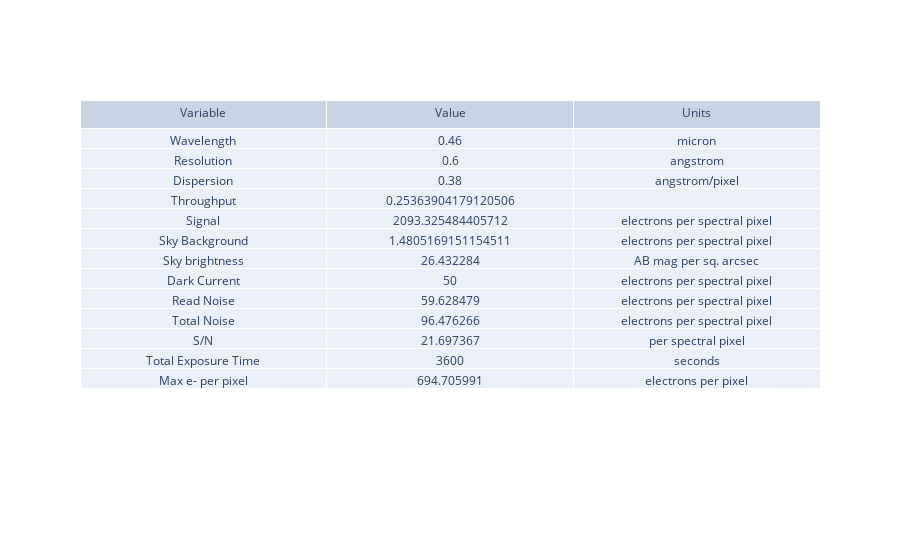

Notebook source saved alongside this figure:
### Markdown cell above
## Use CTRL + / to comment/uncomment blocks of code

### Code cell
# test out the function: test inputs come from example.py and 

# userinput = {"telescope": "ATLAS_PROBE",  #choices are "SOAR", "Gemini", "ATLAS_PROBE" 
#              "instrument": "ATLAS",#choices are "SAMOS", "SCORPIO", ,GMOX", ATLAS"
#             "band": "atlas_IR",      #other choices are 
#                                   # SAMOS: "LowRed", "LowBlue", "HighRed", "HighBlue"
#                                   # SCORPIO: "g", "r", "i", "z", "Y", "J", "H", "K"
#                                   # GMOX: "Blue", "Red", "J", "H", "K"
#                                   # ATLAS: "atlas_IR"
#             "ADC_is_in": False,    # SCORPIO only, either True of False
#             "time":3600,          #exposure time (s)
#             "slit_width":0.75,    #(arcsec) - Other choices are 
#                                   # SAMOS: 0.167, 0.333, 0.500, 0.667, 0.833, 1.000
#                                   # SCORPIO: 0.36, 0.54, 0.72, 1.08, 1.44, 2.16, 4.32
#                                   # GMOX: 0.083, 0.167, 0.250, 0.333, 0.417, 0.500, 0.583, 0.667, 0.750, 0.833, 0.917, 1.00 
#                                   # ATLAS: 0.75             
#             "Nreads":16,           # for IRs, RON goes with SQRT(Nreads), so this is the Nr of Fowler pairs
#                                   # for CCDs  (all VIS channels) use Nreads = 1 
#             "Detector": "IR_SCA", # either IR_SCA or CCD - will be checked later
#             "theta":0.7,          # extension of the source in the cross dispersion direction (arcsec) 
#             "nExp":6,             # Nr of frames; increases RON, helps saturation, always dither=2 if >0
#             "lineF":-99,          #use -99 for a dummy value
#             "lineW":-99,          #use -99 for a dummy value
#             "FWHM":200,           #Width of the line as emitted by the source, in km/s 
#             "z":0,
#             "specFile":"./templates/Galaxy_Kmag_19_Haflux_5e-17_ebmv_0_z_2_highResSpec_obs_redshift.txt", 
#             "mag":19,
#             "NormalizeUserSpec":True,
#             "InputInAngstroms":True,
#             "SN":-99,             # = -99 to calculate; othersise set "SN"  > 0 to extract time needed to reach the given SNR
#             }

# userinput = {"telescope": "SOAR",  #choices are "SOAR", "Gemini", "ATLAS_PROBE" 
#              "instrument": "SAMOS",#choices are "SAMOS", "SCORPIO", ,GMOX", ATLAS"
#             "band": "LowRed",      #other choices are 
#                                   # SAMOS: "LowRed", "LowBlue", "HighRed", "HighBlue"
#                                   # SCORPIO: "g", "r", "i", "z", "Y", "J", "H", "K"
#                                   # GMOX: "Blue", "Red", "J", "H", "K"
#                                   # ATLAS: "atlas_IR"
#             "ADC_is_in": False,    # SCORPIO only, either True of False
#             "time":3600,          #exposure time (s)
#             "slit_width":0.333,    #(arcsec) - Other choices are 
#                                   # SAMOS: 0.167, 0.333, 0.500, 0.667, 0.833, 1.000
#                                   # SCORPIO: 0.36, 0.54, 0.72, 1.08, 1.44, 2.16, 4.32
#                                   # GMOX: 0.083, 0.167, 0.250, 0.333, 0.417, 0.500, 0.583, 0.667, 0.750, 0.833, 0.917, 1.00 
#                                   # ATLAS: 0.75             
#             "Detector": "CCD",    # either IR_SCA or CCD - will be checked later
#             "Nreads":1,           # for IRs, RON goes with SQRT(Nreads), so this is the Nr of Fowler pairs
#                                   # for CCDs  (all VIS channels) use Nreads = 1 
#             "theta":0.5,          # extension of the source in the cross dispersion direction (arcsec) 
#             "nExp":3,             # Nr of frames; increases RON, helps saturation, always dither=2 if >0
#             "lineF":-99,          #use -99 for a dummy value
#             "lineW":-99,          #use -99 for a dummy value
#             "FWHM":200,           #Width of the line as emitted by the source, in km/s 
#             "z":0,
#             "specFile":"./templates/Galaxy_Kmag_19_Haflux_5e-17_ebmv_0_z_2_highResSpec_obs_redshift.txt", 
#             "mag":20,
#             "NormalizeUserSpec":True,
#             "InputInAngstroms":True,
#             "SN":-99,             # = -99 to calculate; othersise set "SN"  > 0 to extract time needed to reach the given SNR
#             }



userinput = {"telescope": "Gemini",  #choices are "SOAR", "Gemini", "ATLAS_PROBE" 
             "instrument": "SCORPIO",#choices are "SAMOS", "SCORPIO", ,GMOX", ATLAS"
            "band": "g",      #other choices are 
                                  # SAMOS: "LowRed", "LowBlue", "HighRed", "HighBlue"
                                  # SCORPIO: "g", "r", "i", "z", "Y", "J", "H", "K"
                                  # GMOX: "Blue", "Red", "J", "H", "K"
                                  # ATLAS: "atlas_IR"
            "ADC_is_in": True,    # SCORPIO only, either True of False
            "slit_width":0.54,    #(arcsec) - Other choices are 
                                  # SAMOS: 0.167, 0.333, 0.500, 0.667, 0.833, 1.000
                                  # SCORPIO: 0.36, 0.54, 0.72, 1.08, 1.44, 2.16, 4.32
                                  # GMOX: 0.083, 0.167, 0.250, 0.333, 0.417, 0.500, 0.583, 0.667, 0.750, 0.833, 0.917, 1.00 
                                  # ATLAS: 0.75             
            "time":3600,          #exposure time (s)
            "nExp":5,             # Nr of frames; increases RON, helps saturation, always dither=2 if >0
            "Nreads":1,           # for IRs, RON goes with SQRT(Nreads), so this is the Nr of Fowler pairs
                                  # for CCDs  (all VIS channels) use Nreads = 1 
            "detector": "CCD",    # either IR_SCA or CCD - will be checked later
            "frame_readout_time": 0.5, #seconds
            "nr_of_averaged_frames": 8,
            "nr_of_skipped_frames": 0,
            "nr_of_groups": 16,   #groups in a ramp
            "theta":0.5,          # extension of the source in the cross dispersion direction (arcsec) 
            "lineF":-99,          #use -99 for a dummy value
            "lineW":-99,          #use -99 for a dummy value
            "FWHM":200,           #Width of the line as emitted by the source, in km/s 
            "z":0,
            "specFile":"./templates/Galaxy_Kmag_19_Haflux_5e-17_ebmv_0_z_2_highResSpec_obs_redshift.txt", 
            "mag":20,
            "NormalizeUserSpec":True,
            "InputInAngstroms":True,
            "SN":-99,             # = -99 to calculate; othersise set "SN"  > 0 to extract time needed to reach the given SNR
            }
gotit = set_telescope_instrument(userinput)
telescope=gotit['telescope']
instrument=gotit['instrument']

#telescope = dict(gotit)
#instrument = dict(gotit)
#print(telescope)
#print(instrument)
etc_output = general_etc_serena(userinput)

fig = go.Figure(data=[go.Table(header=dict(values=['Variable', 'Value', 'Units']),
                 cells=dict(values=[
                     etc_output["summary_struct"]['quant'],
                     etc_output["summary_struct"]['value'],
                     etc_output["summary_struct"]['unit']]))
                     ])

fig.show()

### Figure 1 — Plotly figure (JSON) as saved in the notebook; plotly's stock layout.template omitted (floating-point values rounded to 4 significant figures)
{"data": [{"cells": {"values": [["Wavelength", "Resolution", "Dispersion", "Throughput", "Signal", "Sky Background", "Sky brightness", "Dark Current", "Read Noise", "Total Noise", "S/N", "Total Exposure Time", "Max e- per pixel"], [0.46, 0.6, 0.38, 0.2536, 2093.0, 1.481, 26.43, 50, 59.63, 96.48, 21.7, 3600, 694.7], ["micron", "angstrom", "angstrom/pixel", "", "electrons per spectral pixel", "electrons per spectral pixel", "AB mag per sq. arcsec", "electrons per spectral pixel", "electrons per spectral pixel", "electrons per spectral pixel", "per spectral pixel", "seconds", "electrons per pixel"]]}, "header": {"values": ["Variable", "Value", "Units"]}, "type": "table"}], "layout": {}}
